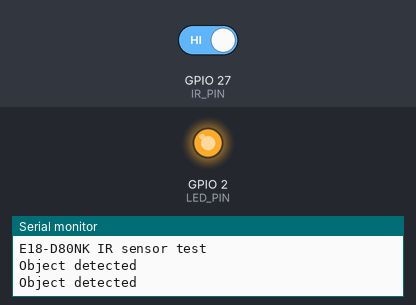
A program run on a simulated ESP32. On the bench: output pins drawn as LEDs (lit = HIGH), the last lines printed to the serial monitor. Inputs (shaded band) come from the test bench; at power-on: GPIO 27 (IR_PIN) HIGH.

Above: at 1.7 s.
1.8 s: GPIO 27 (IR_PIN) driven LOW
At 2.9 s:
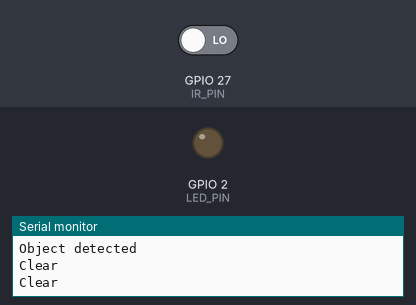
4.3 s: GPIO 27 (IR_PIN) driven HIGH
At 5.1 s:
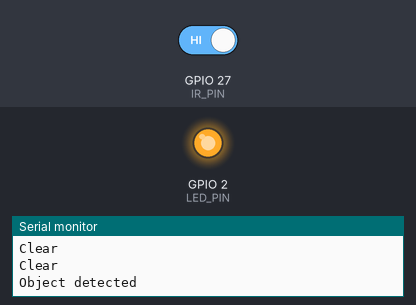
Timing chart, 0 to 7.3 s (numbered marks = the images above; inputs shaded):
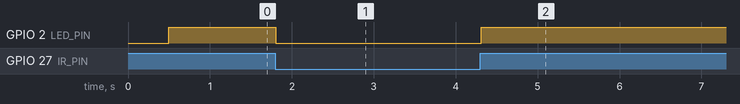

Measured:
- after the input at 1.8 s, GPIO 2 (LED_PIN): HIGH → LOW at once
- after the input at 4.3 s, GPIO 2 (LED_PIN): LOW → HIGH at once

The program:

main.cpp
```cpp
/*
  ESP32 + E18-D80NK infrared obstacle sensor

  Wiring (E18-D80NK -> ESP32):
    Brown (VCC)    -> 5V / VIN
    Blue  (GND)    -> GND
    Black (signal) -> GPIO 27  (direct if the wire idles at ~0 V,
                                via 10k/20k divider if it idles at ~5 V)

  Detection level is set by DETECT_LEVEL below. Adjust range with the screw
  on the back of the sensor. Open the Serial Monitor at 115200 baud.
*/

#include <Arduino.h>

#define IR_PIN  27
#define LED_PIN 2   // onboard LED on most ESP32 DevKit boards

// Signal level that means "object detected". Most E18-D80NK units pull LOW,
// but this one reads HIGH when an object is present.
#define DETECT_LEVEL HIGH

int lastState = -1;
unsigned long lastPrint = 0;

void setup() {
  Serial.begin(115200);
  delay(500);
  Serial.println("\nE18-D80NK IR sensor test");

  pinMode(IR_PIN, INPUT_PULLUP);   // open-collector output needs a pull-up
  pinMode(LED_PIN, OUTPUT);
}

void loop() {
  int state = digitalRead(IR_PIN);
  bool detected = (state == DETECT_LEVEL);

  digitalWrite(LED_PIN, detected ? HIGH : LOW);

  // Print on every change, plus a status line once a second
  if (state != lastState || millis() - lastPrint >= 1000) {
    Serial.println(detected ? "Object detected" : "Clear");
    lastState = state;
    lastPrint = millis();
  }

  delay(20);
}
```
